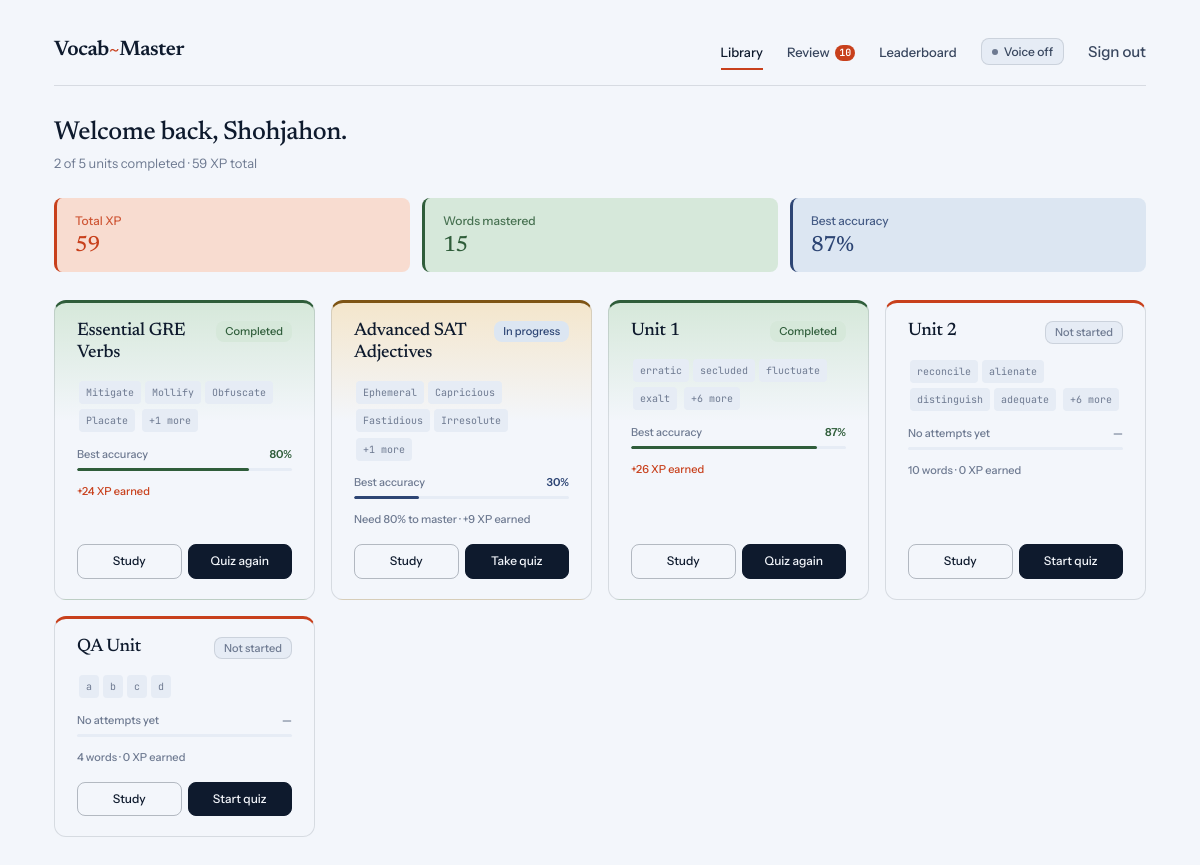
Page /learn/ (signed in) on the earlier database version.
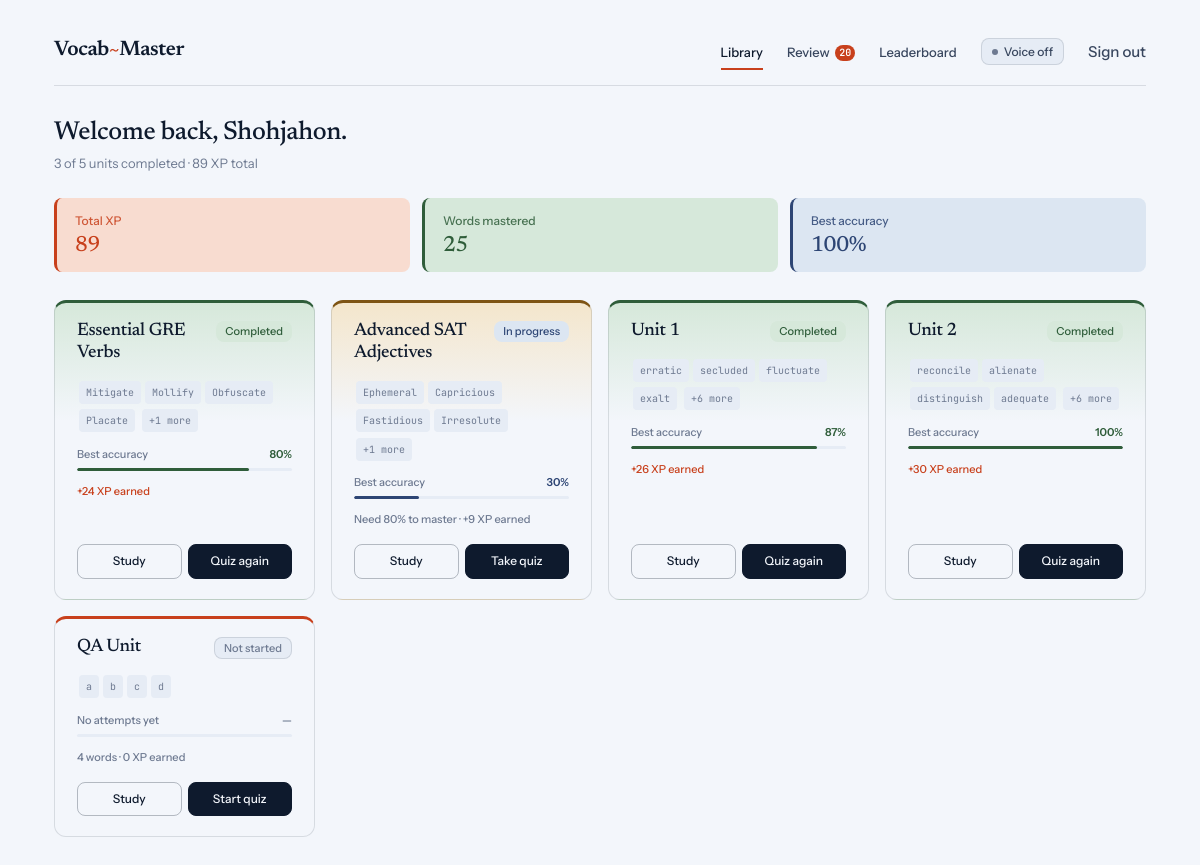
Same page on the later database version.
### vocab/models.py (models this page shows, shortened)
class Profile(models.Model):
    user = models.OneToOneField(User, on_delete=models.CASCADE)
    total_score = models.IntegerField(default=0)
    words_mastered = models.IntegerField(default=0)

class UnitProgress(models.Model):
    user = models.ForeignKey(User, on_delete=models.CASCADE)
    unit = models.ForeignKey(Unit, on_delete=models.CASCADE)
    is_completed = models.BooleanField(default=False)
    accuracy = models.FloatField(default=0.0)
    class Meta:
        unique_together = ('user', 'unit')

class Unit(models.Model):
    title = models.CharField(max_length=150)
    slug = models.SlugField(unique=True, blank=True)

class Flashcard(models.Model):
    unit = models.ForeignKey(Unit, on_delete=models.CASCADE, related_name='flashcards', null=True, blank=True)
    word = models.CharField(max_length=100)
    definition = models.TextField()
    part_of_speech = models.CharField(max_length=40, blank=True)
    ipa = models.CharField(max_length=120, blank=True, verbose_name='IPA pronunciation')
    example = models.TextField(blank=True, verbose_name='Example sentence')

### vocab/views.py (the view)
# urls.py: path('learn/', views.unit_hub, name='unit_hub'),
@login_required(login_url='login')
def unit_hub(request):
    units = list(Unit.objects.prefetch_related('flashcards').all())
    progress_by_unit = {
        p.unit_id: p
        for p in UnitProgress.objects.filter(user=request.user)
    }
    units_with_progress = []
    completed_count = 0
    best_accuracy = 0.0
    for u in units:
        p = progress_by_unit.get(u.id)
        if p and p.is_completed:
            completed_count += 1
        if p and p.accuracy and p.accuracy > best_accuracy:
            best_accuracy = p.accuracy
        flashcards = list(u.flashcards.all())
        accuracy = (p.accuracy if p else 0.0) or 0.0
        xp_earned = int(round(XP_PER_UNIT * (accuracy / 100)))
        units_with_progress.append({
            'unit': u,
            'progress': p,
            'preview_words': [f.word for f in flashcards[:4]],
            'extra_words': max(0, len(flashcards) - 4),
            'total_words': len(flashcards),
            'xp_earned': xp_earned,
        })
    profile = _get_or_create_profile(request.user)
    total_units = len(units)
    completion_pct = int((completed_count / total_units) * 100) if total_units else 0
    return render(request, 'vocab/quiz_hub.html', {
        'units_with_progress': units_with_progress,
        'profile': profile,
        'completed_count': completed_count,
        'total_units': total_units,
        'completion_pct': completion_pct,
        'best_accuracy': best_accuracy,
    })

### vocab/context_processors.py (called while the page is built)
def due_review_count(request):
    if not request.user.is_authenticated:
        return {}
    count = FlashcardReview.objects.filter(
        user=request.user,
        next_review__lte=timezone.now().date(),
    ).count()
    return {'due_review_count': count}

### vocab/views.py (called while the page is built)
def _get_or_create_profile(user):
    profile, _ = Profile.objects.get_or_create(user=user)
    return profile

### vocab/templates/vocab/quiz_hub.html (shortened to what this page needs)
{% extends "vocab/base.html" %}
{% block content %}
<section class="hub-greet reveal">
    <h1 class="greet-h">Welcome back, {{ user.username }}.</h1>
    <p class="greet-sub">{{ completed_count }} of {{ total_units }} units completed &middot; {{ profile.total_score }} XP total</p>
</section>
<div class="stats-grid reveal d2">
    <div class="stat tint-accent">
        <span class="stat-label">Total XP</span>
        <span class="stat-value xp">{{ profile.total_score }}</span>
    </div>
    <div class="stat tint-success">
        <span class="stat-label">Words mastered</span>
        <span class="stat-value success">{{ profile.words_mastered }}</span>
    </div>
    <div class="stat tint-info">
        <span class="stat-label">Best accuracy</span>
        <span class="stat-value info">{% if best_accuracy %}{{ best_accuracy|floatformat:0 }}%{% else %}—{% endif %}</span>
    </div>
</div>
<div class="unit-grid reveal d3">
    {% for entry in units_with_progress %}
    <article class="unit-card {% if entry.progress and entry.progress.is_completed %}is-completed{% elif entry.progress %}is-progress{% else %}is-new{% endif %}">
        <header class="uc-head">
            <a href="{% url 'unit_detail' entry.unit.slug %}" class="uc-title-link"><h3 class="uc-title">{{ entry.unit.title }}</h3></a>
            {% if entry.progress and entry.progress.is_completed %}
                <span class="badge badge-success">Completed</span>
            {% elif entry.progress %}
                <span class="badge badge-info">In progress</span>
            {% else %}
                <span class="badge badge-neutral">Not started</span>
            {% endif %}
        </header>
        <div class="uc-words">
            {% for w in entry.preview_words %}<span class="word-tag">{{ w }}</span>{% endfor %}
            {% if entry.extra_words %}<span class="word-tag">+{{ entry.extra_words }} more</span>{% endif %}
        </div>
        <div class="uc-prog">
            <div class="uc-prog-row">
                <span class="prog-label">{% if entry.progress %}Best accuracy{% else %}No attempts yet{% endif %}</span>
                <span class="prog-value {% if entry.progress.is_completed %}t-success{% elif entry.progress %}t-info{% else %}t-tertiary{% endif %}">
                    {% if entry.progress %}{{ entry.progress.accuracy|floatformat:0 }}%{% else %}—{% endif %}
                </span>
            </div>
            <div class="ptrack">
                {% if entry.progress %}
                    <div class="pfill {% if entry.progress.is_completed %}pfill-success{% else %}pfill-info{% endif %}" style="width: {{ entry.progress.accuracy }}%;"></div>
                {% endif %}
            </div>
        </div>
        <p class="uc-meta">
            {% if entry.progress and entry.progress.is_completed %}
                <span class="t-warning">+{{ entry.xp_earned }} XP earned</span>
            {% elif entry.progress %}
                Need 80% to master &middot; +{{ entry.xp_earned }} XP earned
            {% else %}
                {{ entry.total_words }} words &middot; 0 XP earned
            {% endif %}
        </p>
        <div class="uc-actions">
            <a href="{% url 'flashcards' entry.unit.slug %}" class="bs">Study</a>
            <a href="{% url 'quiz_detail' entry.unit.slug %}" class="bs bsp">{% if entry.progress and entry.progress.is_completed %}Quiz again{% elif entry.progress %}Take quiz{% else %}Start quiz{% endif %}</a>
        </div>
    </article>
    {% empty %}
    <p class="empty">No units have been added yet.</p>
    {% endfor %}
</div>
{% endblock %}

### vocab/templates/vocab/base.html (shortened to what this page needs)
<!DOCTYPE html>
<html lang="en">
<head>
</head>
<body>
    <div class="shell">
        {% block masthead %}
        {% with url_name=request.resolver_match.url_name %}
        <header class="masthead">
            <a class="brand" href="{% if user.is_authenticated %}{% url 'unit_hub' %}{% else %}{% url 'home' %}{% endif %}">Vocab<span class="swung">~</span>Master</a>
            <nav class="nav-links">
                {% if user.is_authenticated %}
                    <a class="nav-link {% if url_name == 'unit_hub' or url_name == 'unit_detail' or url_name == 'flashcards' or url_name == 'quiz_detail' %}current{% endif %}" href="{% url 'unit_hub' %}">Library</a>
                    <a class="nav-link {% if url_name == 'daily_review' %}current{% endif %} nav-review" href="{% url 'daily_review' %}">
                        Review{% if due_review_count %} <span class="nav-badge">{{ due_review_count }}</span>{% endif %}
                    </a>
                    <a class="nav-link {% if url_name == 'ranking' %}current{% endif %}" href="{% url 'ranking' %}">Leaderboard</a>
                    <button type="button" class="voice-toggle" id="voice-toggle" aria-pressed="false" title="Toggle pronunciation">
                        <span class="vt-dot" id="vt-dot" aria-hidden="true"></span>
                        <span class="vt-label" id="vt-label">Voice off</span>
                    </button>
                    <form method="POST" action="{% url 'logout' %}" class="logout-form">
                        <button type="submit" class="nav-link">Sign out</button>
                    </form>
                {% else %}
                    <a class="nav-link {% if url_name == 'login' %}current{% endif %}" href="{% url 'login' %}">Sign in</a>
                    <a class="btn accent" href="{% url 'register' %}">Get started</a>
                {% endif %}
            </nav>
        </header>
        {% endwith %}
        {% endblock %}
        {% block content %}{% endblock %}
    </div>
</body>
</html>

### vocab/templates/vocab/quiz_hub.html (style rules this page uses)
.hub-greet { margin-bottom: 24px; }
.greet-h { font-family: var(--serif); font-size: 26px; font-weight: 500; margin: 0 0 4px; line-height: 1.2; letter-spacing: -0.015em; }
.greet-sub { font-family: var(--sans); font-size: 13px; color: var(--t-tertiary); margin: 0; }
.stats-grid { display: grid; grid-template-columns: repeat(auto-fit, minmax(140px, 1fr)); gap: 12px; margin-bottom: 28px; }
.unit-grid { display: grid; grid-template-columns: repeat(auto-fit, minmax(240px, 1fr)); gap: 16px; }
.unit-card { background: var(--bg); border: 0.5px solid var(--b-tertiary); border-top: 3px solid var(--b-secondary); border-radius: var(--r-lg); padding: 18px 22px 20px; display: flex; flex-direction: column; gap: 12px; transition: border-color 0.18s, transform 0.18s, box-shadow 0.18s; }
.unit-card.is-completed { border-top-color: var(--s-success-fg); background: linear-gradient(180deg, var(--s-success-bg) 0%, var(--bg) 40%); }
.unit-card.is-progress { border-top-color: var(--s-warning-fg); background: linear-gradient(180deg, var(--s-warning-bg) 0%, var(--bg) 40%); }
.unit-card.is-new { border-top-color: var(--accent); }
.uc-head { display: flex; justify-content: space-between; align-items: flex-start; gap: 8px; }
.uc-title-link { display: inline-block; transition: color 0.15s; }
.uc-title { font-family: var(--serif); font-size: 18px; font-weight: 500; margin: 0; line-height: 1.2; letter-spacing: -0.015em; }
.uc-words { line-height: 1.9; min-height: 28px; }
.uc-prog { display: flex; flex-direction: column; gap: 5px; }
.uc-prog-row { display: flex; justify-content: space-between; font-size: 11px; color: var(--t-tertiary); font-weight: 500; }
.prog-value { font-weight: 600; }
.uc-meta { font-size: 11px; color: var(--t-tertiary); margin: 0; font-weight: 500; }
.uc-actions { display: flex; gap: 6px; margin-top: auto; padding-top: 4px; }
.bs { flex: 1; display: inline-flex; align-items: center; justify-content: center; padding: 7px 0; background: transparent; color: var(--t-primary); border: 0.5px solid var(--b-secondary); border-radius: var(--r-md); font-family: var(--sans); font-size: 12px; font-weight: 500; cursor: pointer; transition: background 0.15s, opacity 0.15s, border-color 0.15s; text-decoration: none; }
.bs.bsp { background: var(--t-primary); color: var(--bg); border-color: var(--t-primary); }

Differences in the rows shown:
no longer on this page (row unchanged): UnitProgress: accuracy "87"
changed Profile: total_score "59" → "89"; words_mastered "15" → "25"
added UnitProgress: accuracy "100"
shown differently, row unchanged: Unit "Unit 2": progress.accuracy (not shown) → "100"; xp_earned (not shown) → "30"; total_words "10" → (not shown); text "Not started No attempts yet — words · 0 XP earned Start quiz" → "Completed Best accuracy % + XP earned Quiz again"
Other differences:
{{ due_review_count }}: "10" → "20"
{{ completed_count }}: "2" → "3"
